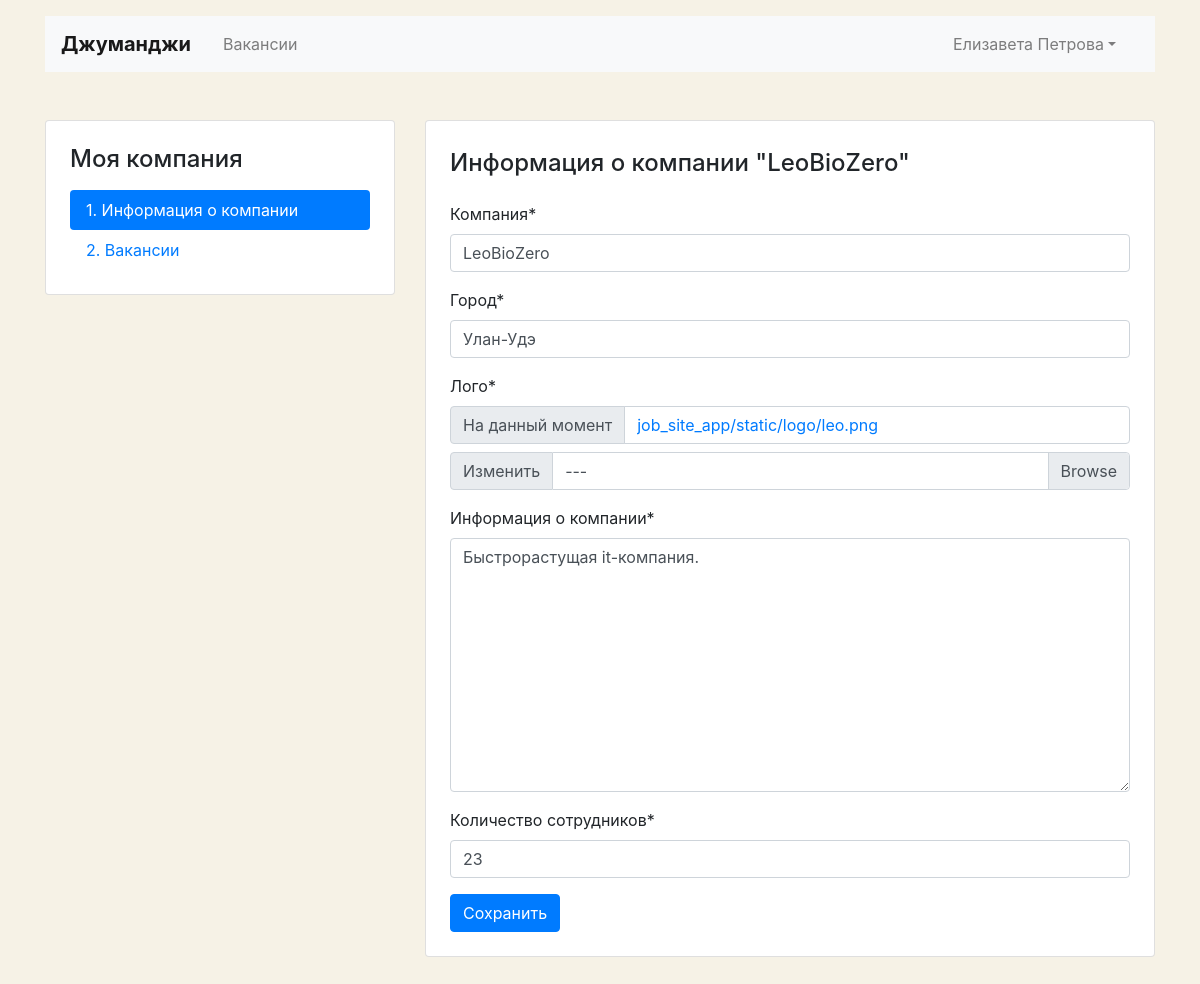
The app's page /mycompany/LeoBioZero/ (signed in) with its own data.
### job_site_app/models.py (models this page shows, shortened)
class Company(models.Model):
    name = models.CharField(max_length=50, verbose_name='Компания')
    location = models.CharField(max_length=50, verbose_name='Город')
    logo = models.ImageField(upload_to='job_site_app/static/logo/', verbose_name='Лого')
    description = models.TextField(verbose_name='Информация о компании')
    employee_count = models.IntegerField(verbose_name='Количество сотрудников')
    owner = models.OneToOneField(User, null=True, on_delete=models.CASCADE,  related_name="owner", verbose_name='Владелец')
    class Meta:
        verbose_name_plural = 'Компании'
        verbose_name = 'Компания'
        ordering = ['name']

### job_site_app/views.py (the view, shortened to what this page needs)
# urls.py: path('mycompany/<str:name_company>/', EditCompanyCreateView.as_view(), name='my_company'),
class EditCompanyCreateView(SuccessMessageMixin, LoginRequiredMixin, UpdateView):
    login_url = 'login'
    template_name = 'job_site_app/company-edit.html'
    success_message = 'Информация о компании обновлена!'
    model = Company
    form_class = CompanyForm
    def get_object(self, queryset=None):
        return self.model.objects.get(owner=self.request.user)

### job_site_app/forms.py
class CompanyForm(forms.ModelForm):
    class Meta:
        model = Company
        fields = ('name', 'location', 'logo', 'description', 'employee_count')
    def __init__(self, *args, **kwargs):
        super(CompanyForm, self).__init__(*args, **kwargs)
        self.helper = FormHelper()
        self.helper.form_method = 'POST'
        self.helper.layout = Layout(
            Fieldset(
                '',
                'name',
                'location',
                'logo',
                'description',
                'employee_count',
            ),
            ButtonHolder(Submit('submit', 'Сохранить'))
        )

### job_site_app/templates/job_site_app/company-edit.html (shortened to what this page needs)
{% extends "layout/basic.html" %}
{% block content %}
  <main class="container mt-3 pb-5">
    <div class="row mt-5">
      <div class="col-12 col-lg-4">
        <aside class="pt-3 pb-4 px-4 mb-5 card">
          <h1 class="h4 pt-2 pb-2">Моя компания</h1>
          <div class="nav flex-column nav-pills">
            <a class="nav-link active" href="{% url 'job:company' company.pk %}">1. Информация о компании</a>
            <a class="nav-link" href="{% url 'job:getting_information' user.pk %}">2. Вакансии</a>
          </div>
        </aside>
      </div>
      <div class="col-12 col-lg-8">
        <div class="card">
          <div class="card-body px-4 pb-4">
            <section class="tab-pane fade show active">
              <h2 class="h4 pt-2 pb-3">Информация о&nbsp;компании "{{ company.name }}"</h2>
            {% load crispy_forms_tags %}
              {% crispy form %}
            </section>
          </div>
        </div>
      </div>
    </div>
  </main>
{% endblock %}

### job_site_app/templates/layout/basic.html (shortened to what this page needs)
{% load crispy_forms_tags %}
<!DOCTYPE html>
<html lang="ru">
<head>
  <link rel="stylesheet" href="https://stackpath.bootstrapcdn.com/bootstrap/4.3.1/css/bootstrap.min.css"
>
</head>
<header class="container mt-3">
    <nav class="navbar navbar-expand-lg navbar-light bg-light">
      <a class="navbar-brand mr-4 font-weight-bold" href="{% url 'job:index' %}">Джуманджи</a>
      <div class="collapse navbar-collapse justify-content-between" id="navbarNav">
        <ul class="navbar-nav col-10">
          <li class="nav-item">
            <a class="nav-link" href="{% url 'job:vacancies' %}">Вакансии</a>
          </li>
        </ul>
        <ul class="navbar-nav col-2 justify-content-end">
          <li class="nav-item active">
            {% if user.is_authenticated %}
            <li class="nav-item dropdown">
              <a class="nav-link dropdown-toggle" data-toggle="dropdown" href="#" role="button" aria-haspopup="true" aria-expanded="false">{{ user.first_name }} {{ user.last_name }}</a>
            </li>
            {% else %}
            <a href="{% url 'accounts:login' %}" class="nav-link font-weight-bold">Вход</a>
            {% endif %}
          </li>
        </ul>
      </div>
    </nav>
  </header>
<body>
  {% block content %}
  {% endblock %}
</body>
</html>

### job_site_app/templates/job_site_app/company-edit.html (style rules this page uses)
body { background-color: #F6F2E6; }

### records on screen
Company: name "LeoBioZero", location "Улан-Удэ", description "Быстрорастущая it-компания.", employee_count "23"

### other values on screen
{{ user.first_name }} "Елизавета"
{{ user.last_name }} "Петрова"
